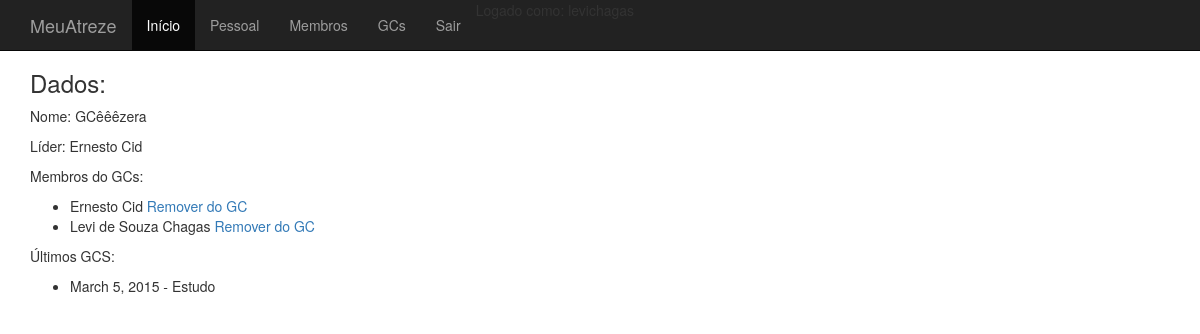
The page /groups/1/ (signed in) on the database its author committed.
### groups/models.py (models this page shows, shortened)
class Group(models.Model):
	name = models.CharField(max_length=50)
	leader = models.ForeignKey('members.Member')
	members = models.ManyToManyField('members.Member', related_name='member_groups', blank=True)

class Meeting(models.Model):
	STUDY = 'ST'
	RELATIONSHIP = 'RE'
	MEETING_TYPE = (
			(STUDY, 'Estudo'),
			(RELATIONSHIP, 'Relacionamento'),
	)
	group = models.ForeignKey('Group')
	date = models.DateField(auto_now_add=True)
	members_who_attended = models.ManyToManyField('members.Member', blank=True)
	comments = models.TextField()
	type = models.CharField(max_length=2, choices=MEETING_TYPE, default=STUDY)

### members/models.py (models this page shows)
class Member(models.Model):
	user = models.OneToOneField(User, unique=True, null=True)
	name = models.CharField(max_length=200)
	email = models.EmailField(max_length=200)
	is_leader = models.BooleanField(default=False)
	is_department_leader = models.BooleanField(default=False)
	def __unicode__(self):
		return self.name

### groups/views.py (the view)
# urls.py: url(r'^(?P<pk>\d+)/$', login_required(views.GroupDetailView.as_view()), name='group_detail'),
class GroupDetailView(DetailView):
	model = Group
	template_name = 'groups/detail.html'
	def get_context_data(self, **kwargs):
		context = super(GroupDetailView, self).get_context_data(**kwargs)
		context["group_members"] = context['group'].members.all()
		context["last_meetings"] = Meeting.objects.filter(group=context['group']).order_by('-date')[:5]
		return context

### groups/templates/groups/detail.html
{% extends "base.html" %}
{% block content %}
<div id="member_info">
	<h3>Dados:</h3>
	<p>Nome: {{ group.name }}</p>
	<p>Líder: {{ group.leader }}</p>
	<p>Membros do GCs: </p>
	{% if group_members %}
		<ul>
			{% for member in group_members %}
        		<li>{{ member.name }} <a href="{% url 'groups:remove_member_from_group' group.id member.id %}">Remover do GC</a></li>
    		{% endfor %}
		</ul>
	{% else %}
		<p>Esse GC ainda não possui nenhum membro.</p>
	{% endif %}
	<p>Últimos GCS: </p>
	{% if last_meetings %}
		<ul>
			{% for meeting in last_meetings %}
        		<li>{{ meeting.date }} - {{ meeting.get_type_display }}</li>
    		{% endfor %}
		</ul>
	{% else %}
		<p>Esse GC ainda não fez nenhuma reunião.</p>
	{% endif %}
</div>
{% endblock %}

### meuatreze/static/style.css (style rules this page uses)
body { padding-top: 50px; }

### rows shown on the page
Group: name "GCêêêzera", leader "Ernesto Cid"
Member: name "Ernesto Cid"
Member: name "Levi de Souza Chagas"
Meeting: date "March 5, 2015", type "Estudo"
